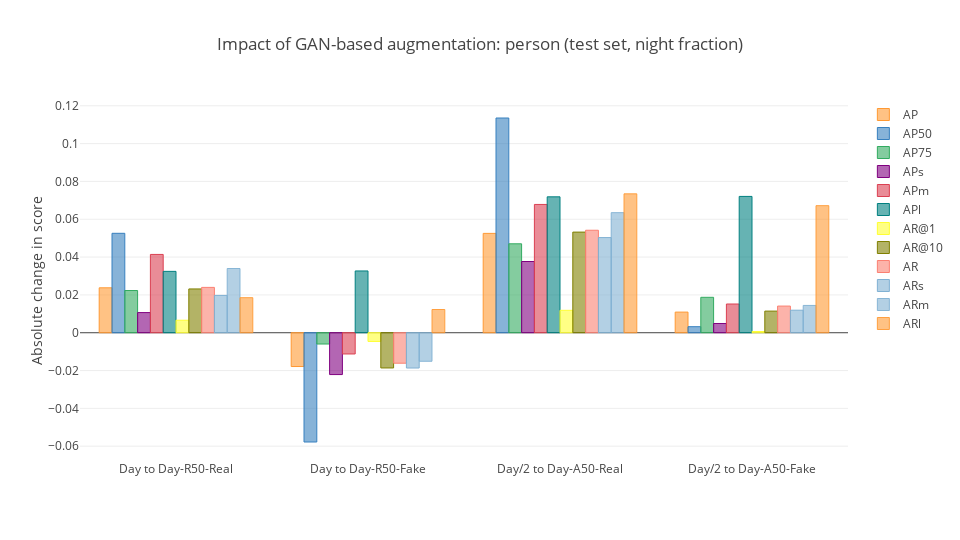

Source (notebook cell):
### Code cell
cf.go_offline(connected = True)
config = {
    "modeBarButtonsToRemove": ["sendDataToCloud"],
    "displaylogo": False
}
layout = {
    "title": plot_title,
    "yaxis": {
        "title": "Absolute change in score"
    },
    "width": 960,
    "height": 540
}
fig = df_combined.iplot(kind = "bar", y = ["AP", "AP50", "AP75", "APs", "APm", "APl", "AR@1", "AR@10", "AR", "ARs", "ARm", "ARl"], layout = layout, asFigure = True)
py.offline.iplot(fig, show_link = False, config = config)

### Figure 1 — Plotly figure (JSON) as saved in the notebook; plotly's stock layout.template omitted (floating-point values rounded to 4 significant figures)
{"data": [{"marker": {"color": "rgba(255, 153, 51, 0.6)", "line": {"color": "rgba(255, 153, 51, 1.0)", "width": 1}}, "name": "AP", "orientation": "v", "text": "", "type": "bar", "uid": "af9ca4a7-3f72-4dac-957d-9fc96d1223c9", "x": ["Day to Day-R50-Real", "Day to Day-R50-Fake", "Day/2 to Day-A50-Real", "Day/2 to Day-A50-Fake"], "y": [0.02376, -0.01787, 0.05253, 0.01091]}, {"marker": {"color": "rgba(55, 128, 191, 0.6)", "line": {"color": "rgba(55, 128, 191, 1.0)", "width": 1}}, "name": "AP50", "orientation": "v", "text": "", "type": "bar", "uid": "f8eadc4e-ea51-4c1f-a35c-6c135cd2cb86", "x": ["Day to Day-R50-Real", "Day to Day-R50-Fake", "Day/2 to Day-A50-Real", "Day/2 to Day-A50-Fake"], "y": [0.05257, -0.05777, 0.1135, 0.003195]}, {"marker": {"color": "rgba(50, 171, 96, 0.6)", "line": {"color": "rgba(50, 171, 96, 1.0)", "width": 1}}, "name": "AP75", "orientation": "v", "text": "", "type": "bar", "uid": "3c8dbec1-10a5-49db-83a9-9e377fcdcada", "x": ["Day to Day-R50-Real", "Day to Day-R50-Fake", "Day/2 to Day-A50-Real", "Day/2 to Day-A50-Fake"], "y": [0.02232, -0.005969, 0.04702, 0.01873]}, {"marker": {"color": "rgba(128, 0, 128, 0.6)", "line": {"color": "rgba(128, 0, 128, 1.0)", "width": 1}}, "name": "APs", "orientation": "v", "text": "", "type": "bar", "uid": "272c9ad4-906a-426b-9feb-f70916e800d7", "x": ["Day to Day-R50-Real", "Day to Day-R50-Fake", "Day/2 to Day-A50-Real", "Day/2 to Day-A50-Fake"], "y": [0.01065, -0.02212, 0.03766, 0.004887]}, {"marker": {"color": "rgba(219, 64, 82, 0.6)", "line": {"color": "rgba(219, 64, 82, 1.0)", "width": 1}}, "name": "APm", "orientation": "v", "text": "", "type": "bar", "uid": "d992f575-2f85-46aa-ad61-b115edaa814e", "x": ["Day to Day-R50-Real", "Day to Day-R50-Fake", "Day/2 to Day-A50-Real", "Day/2 to Day-A50-Fake"], "y": [0.04141, -0.01123, 0.06783, 0.01519]}, {"marker": {"color": "rgba(0, 128, 128, 0.6)", "line": {"color": "rgba(0, 128, 128, 1.0)", "width": 1}}, "name": "APl", "orientation": "v", "text": "", "type": "bar", "uid": "9298dbaf-03a2-44ba-9e33-4dfb1b81a812", "x": ["Day to Day-R50-Real", "Day to Day-R50-Fake", "Day/2 to Day-A50-Real", "Day/2 to Day-A50-Fake"], "y": [0.03245, 0.03266, 0.07186, 0.07207]}, {"marker": {"color": "rgba(255, 255, 51, 0.6)", "line": {"color": "rgba(255, 255, 51, 1.0)", "width": 1}}, "name": "AR@1", "orientation": "v", "text": "", "type": "bar", "uid": "3c4699ea-df57-418e-a15c-0f374ae6c7e9", "x": ["Day to Day-R50-Real", "Day to Day-R50-Fake", "Day/2 to Day-A50-Real", "Day/2 to Day-A50-Fake"], "y": [0.006616, -0.004604, 0.01185, 0.0006301]}, {"marker": {"color": "rgba(128, 128, 0, 0.6)", "line": {"color": "rgba(128, 128, 0, 1.0)", "width": 1}}, "name": "AR@10", "orientation": "v", "text": "", "type": "bar", "uid": "bced391d-40d5-4506-b243-d089f04c2f23", "x": ["Day to Day-R50-Real", "Day to Day-R50-Fake", "Day/2 to Day-A50-Real", "Day/2 to Day-A50-Fake"], "y": [0.02315, -0.01862, 0.05321, 0.01144]}, {"marker": {"color": "rgba(251, 128, 114, 0.6)", "line": {"color": "rgba(251, 128, 114, 1.0)", "width": 1}}, "name": "AR", "orientation": "v", "text": "", "type": "bar", "uid": "16430d94-ee03-4d00-ac7b-d0739abc7884", "x": ["Day to Day-R50-Real", "Day to Day-R50-Fake", "Day/2 to Day-A50-Real", "Day/2 to Day-A50-Fake"], "y": [0.02398, -0.01611, 0.05419, 0.0141]}, {"marker": {"color": "rgba(128, 177, 211, 0.6)", "line": {"color": "rgba(128, 177, 211, 1.0)", "width": 1}}, "name": "ARs", "orientation": "v", "text": "", "type": "bar", "uid": "9d785399-f0b8-459e-b5d3-c400a2a2810c", "x": ["Day to Day-R50-Real", "Day to Day-R50-Fake", "Day/2 to Day-A50-Real", "Day/2 to Day-A50-Fake"], "y": [0.01973, -0.01866, 0.05031, 0.01192]}, {"marker": {"color": "rgba(128, 177, 211, 0.6)", "line": {"color": "rgba(128, 177, 211, 0.8999999999999999)", "width": 1}}, "name": "ARm", "orientation": "v", "text": "", "type": "bar", "uid": "91ee1a4c-7b8b-4739-b34e-4ce9a887bce0", "x": ["Day to Day-R50-Real", "Day to Day-R50-Fake", "Day/2 to Day-A50-Real", "Day/2 to Day-A50-Fake"], "y": [0.03396, -0.0151, 0.0635, 0.01444]}, {"marker": {"color": "rgba(255, 153, 51, 0.6)", "line": {"color": "rgba(255, 153, 51, 0.8999999999999999)", "width": 1}}, "name": "ARl", "orientation": "v", "text": "", "type": "bar", "uid": "2d8e79b4-3be3-4ef8-b8b5-2d41074c6511", "x": ["Day to Day-R50-Real", "Day to Day-R50-Fake", "Day/2 to Day-A50-Real", "Day/2 to Day-A50-Fake"], "y": [0.01854, 0.01229, 0.07344, 0.06719]}], "layout": {"height": 540, "title": {"text": "Impact of GAN-based augmentation: person (test set, night fraction)"}, "width": 960, "yaxis": {"title": {"text": "Absolute change in score"}}}}
